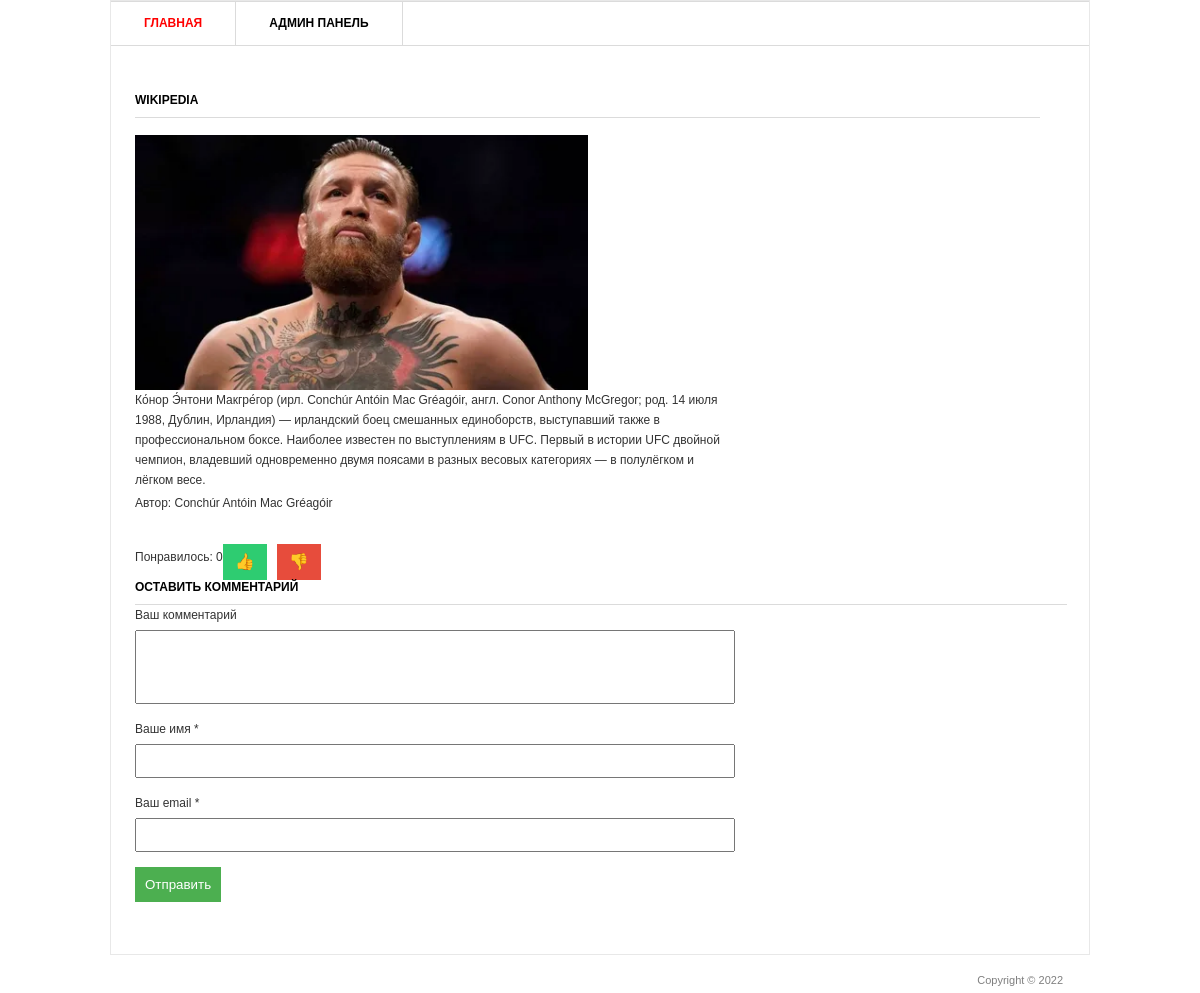
Page /4/ on the committed database.
### blog/models.py (models this page shows, shortened)
class Post(models.Model):
    title = models.CharField('Заголовок записи', max_length=100)
    description = models.TextField('Текст записи')
    author = models.CharField('Имя автора', max_length=100)
    date = models.DateField('Дата публикации')
    img = models.ImageField('Изображение', upload_to='image/%Y')
    class Meta:
        verbose_name = 'Запис'
        verbose_name_plural = 'Записи'

### blog/views.py (the view)
# urls.py: path('<int:pk>/', views.PostDetail.as_view()),
class PostDetail(View):
    def get(self, request, pk):
        post = Post.objects.get(id=pk)
        return render(request, 'blog/blog_detail.html', {'post': post})

### templates/blog/blog_detail.html (shortened to what this page needs)
{% load static %}
<html >
<head>
	<link rel="stylesheet" href="{% static 'css/style.css' %}" type="text/css" media="all" />
</head>
<body>
<div class="shell">
	<div class="border">
		<div id="navigation">
			<ul>
			    <li><a href="/" class="active">Главная</a></li>
			    <li><a href="/admin">Админ панель</a></li>
			</ul>
		</div>
		<div id="main">
			<div id="content" class="left">
				<div class="projects">
					<h3>{{ post.title }}</h3>
                    <p align="ctnter">
                        <a href="#"><img src="{{ post.img.url }}" width="50%" /></a>
                    </p>
					<div class="item">
						<div class="text left">
							<p>{{ post.description }}</p>
							<p>Автор:  {{ post.author }}</p>
						</div>
					</div>
				</div>
<div class="like-dislike-buttons">
    <br>
    <p>Понравилось: {{ post.likes_set.all.count }}</p>
    <br>
    <a href="{% url 'add_like' post.id %}" class="like">&#x1F44D;</a>
    <a href="{% url 'del_likes' post.id %}" class="dislike">&#x1F44E;</a>
</div>
			</div>
<div class="from-comment">
    <h3>Оставить комментарий</h3>
    <div class="comment-form">
        <form action="{% url 'add_comments' post.id %}" method="post">
            <div class="form-group">
                <label for="text_comments">Ваш комментарий</label>
                <textarea id="text_comments" name="text_comments" rows="4" cols="50" required></textarea>
            </div>
            <div class="form-group">
                <label for="name">Ваше имя *</label>
                <input type="text" id="name" name="name" required>
            </div>
            <div class="form-group">
                <label for="email">Ваш email *</label>
                <input type="email" id="email" name="email" required>
            </div>
            <div class="form-group">
                <button type="submit">Отправить</button>
            </div>
        </form>
    </div>
</div>
		</div>
	</div>
	<div id="footer">
		<p class="copy right">Copyright &copy;  2022 </p>
	</div>
</div>
</body>
</html>

### static/css/style.css (style rules this page uses)
* { margin: 0; padding: 0; outline:0; }
body { font-size: 12px; line-height: 20px; font-family: Georgia, Arial, Helvetica, Sans-Serif; color: #333; background: url() repeat 0 0; }
a { color: #ff0000; text-decoration: none; cursor:pointer; }
a img { border: 0; }
input, textarea, select { font-family: Arial, Helvetica, sans-serif; font-size:12px; }
textarea { overflow:auto; }
.left, .alignleft { float: left; display: inline; }
.right, .alignright { float: right; display: inline; }
.shell { width: 980px; margin: 0 auto; }
.border { border: 1px solid #e8e8e8; background: #fff; position: relative; }
#navigation { height: 43px; border-top: 1px solid #dbdbdb; border-bottom: 1px solid #dbdbdb; }
#navigation ul { list-style: none; }
#navigation ul li { float: left; height: 43px; border-right: 1px solid #dbdbdb; font-size: 12px; line-height: 43px; font-weight: bold; text-transform: uppercase; }
#navigation ul li a { float: left; height: 43px; color: #000; padding: 0 33px; }
#navigation ul li a:hover, #navigation ul li a.active { color: #ff0000; text-decoration: none; }
#main { width: 932px; padding: 37px 24px 17px 24px; }
#main h3 { font-size: 12px; line-height: 15px; color: #000; text-transform: uppercase; border-bottom: 1px solid #dbdbdb; padding: 0 0 9px 0; }
#content { width: 905px; }
.projects { padding: 10px 0 0 0; }
.projects h3 { margin: 0 0 17px 0; }
.projects .item { margin: 0 0 28px 0; }
.projects .text { width: 600px; }
.projects .text p { padding: 0 0 3px 0; }
#footer { font-family: Arial, sans-serif; font-size: 11px; line-height: 14px; color: #7f7f7f; padding: 18px 27px 20px 38px; }
.from-comment { margin-top: 20px; }
.comment-form { width: 100%; max-width: 600px; margin-bottom: 20px; }
.comment-form form { display: flex; flex-direction: column; }
.form-group { margin-bottom: 15px; }
.form-group label { margin-bottom: 5px; }
textarea, input { width: 100%; padding: 8px; box-sizing: border-box; margin-top: 5px; }
textarea { resize: none; }
button { padding: 10px; background-color: #4CAF50; color: #fff; border: none; cursor: pointer; transition: background-color 0.3s; }
.like-dislike-buttons { display: flex; align-items: center; margin-top: 20px; }
.like-dislike-buttons p { margin-bottom: 10px; }
.like-dislike-buttons a { margin-right: 10px; padding: 8px 12px; text-decoration: none; color: #fff; border: none; cursor: pointer; transition: background-color 0.3s; font-size: 16px; }
.like-dislike-buttons a.like { background-color: #2ecc71; }
.like-dislike-buttons a.dislike { background-color: #e74c3c; }

### rows in the picture
Post: title "WIKIPEDIA", img (picture), description "Ко́нор Э́нтони Макгре́гор (ирл. Conchúr Antóin Mac Gréagóir, англ. Conor Anthony McGregor; род. 14 июля 1988, Дублин, Ирландия) — ирландский боец смешанных единоборств, выступавший также в профессиональном боксе. Наиболее известен по выступлениям в UFC. Первый в истории UFC двойной чемпион, владевший одновременно двумя поясами в разных весовых категориях — в полулёгком и лёгком весе.", author "Conchúr Antóin Mac Gréagóir", likes_set.all.count "0"
